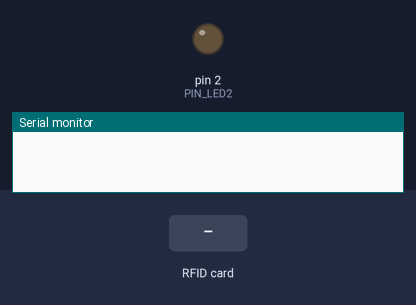
The sketch below on a simulated Arduino Uno, built with avr-gcc and run on an emulated ATmega328P. Shown: output pins drawn as LEDs (lit = HIGH), the last lines printed to the serial monitor. The test bench sets the inputs (shaded band). Pins used as bus, display or sensor lines are not drawn.

Above: at 1.2 s.
1.3 s: RFID card 5E 7A 19 C4 held to the reader
At 2.3 s:
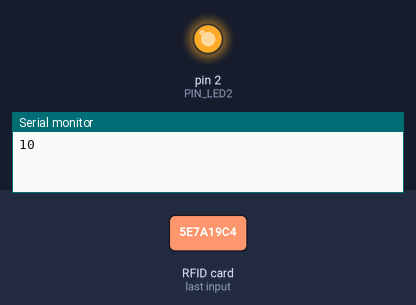
Timing chart, 0 to 4.3 s (numbered marks = the images above; inputs shaded):
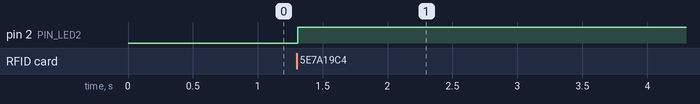

Measured:
- after the input at 1.3 s, pin 2 (PIN_LED2): LOW → HIGH at once

The sketch:

codecarte.ino
```cpp
// (licence header left out)
#include <SPI.h>
#include <MFRC522.h>

#define SS_PIN 10
#define RST_PIN 9
#define PIN_LED2 2 // Le numéro de la broche sur laquelle la lampe 1

MFRC522 rfid(SS_PIN, RST_PIN); // Instance of the class

MFRC522::MIFARE_Key key;

// Init array that will store new NUID
char data;
byte nuidPICC[4];
byte knownTac[4] = {229,52,195,35};
//!!!!!!!!!!!!!!!!!!!!!!!!!!!!!!!!!!!!!!!!!!!!!!!!!!!!!!!!!!!!!!!!!!!!!!!!!!!!!!!!!!!!!!!!!!!!!!!!!!!!!!!!!
boolean KNOW = true;               //!!!!!!!!!!!!!!!!!!!!!!!!!!!!!!!!!!!!!!!!!!!!!!!!!!!!!!!!!!!!!!!!!!!!!!!!!!!!!!!!!!!!!!!!!!!!!!!!!!!!!!!!!!!!

void setup() {
Serial.begin(9600);
  SPI.begin(); // Init SPI bus
  rfid.PCD_Init(); // Init MFRC522

  for (byte i = 0; i < 6; i++) {
    key.keyByte[i] = 0xFF;
  }

  //Serial.println(F("This code scan the MIFARE Classsic NUID."));
  //Serial.print(F("Using the following key:"));
  //printHex(key.keyByte, MFRC522::MF_KEY_SIZE);
    pinMode(PIN_LED2,OUTPUT);

}

void loop() {

  // Look for new cards
  if ( ! rfid.PICC_IsNewCardPresent())
    return;

  // Verify if the NUID has been readed
  if ( ! rfid.PICC_ReadCardSerial())
    return;

  //Serial.print(F("PICC type: "));
  MFRC522::PICC_Type piccType = rfid.PICC_GetType(rfid.uid.sak);
  //Serial.println(rfid.PICC_GetTypeName(piccType));

  // Check is the PICC of Classic MIFARE type
  if (piccType != MFRC522::PICC_TYPE_MIFARE_MINI &&
    piccType != MFRC522::PICC_TYPE_MIFARE_1K &&
    piccType != MFRC522::PICC_TYPE_MIFARE_4K) {
   // Serial.println(F("Your tag is not of type MIFARE Classic."));
    return;
  }

  if (rfid.uid.uidByte[0] != nuidPICC[0] ||
    rfid.uid.uidByte[1] != nuidPICC[1] ||
    rfid.uid.uidByte[2] != nuidPICC[2] ||
    rfid.uid.uidByte[3] != nuidPICC[3] ) {
   // Serial.println(F("A new card has been detected."));

    // Store NUID into nuidPICC array
    for (byte i = 0; i < 4; i++) {
      nuidPICC[i] = rfid.uid.uidByte[i];
    }

    //Serial.println(F("The NUID tag is:"));
    //Serial.print(F("In hex: "));
   // printHex(rfid.uid.uidByte, rfid.uid.size);
    //Serial.println();
    //Serial.print(F("In dec: "));
   // printDec(rfid.uid.uidByte, rfid.uid.size);
    //Serial.println();

for(int i = 0; i < 4; i++){                     //!!!!!!!!!!!!!!!!!!!!!!!!!!!!!!!!!!!!!!!!!!!!!!!!!!!!!!!!!!!!!!!!!!!!!!!!!!!!!!!!!!!!!!!
  if (knownTac[i] != nuidPICC[i]){
    KNOW = false;
    //Serial.println("Acces Accept ");
    if(i==3){Serial.write('1');
          digitalWrite(PIN_LED2,HIGH);
    delay(50);}
  }else{
  //Serial.println("welcome Mr aziz");
        if(i == 3) {Serial.write('1');
              digitalWrite(PIN_LED2,HIGH);
        delay(50);}

  KNOW = true;
  }
}

  }
  else //print(F("Card read previously."));
     {}
  // Halt PICC
  rfid.PICC_HaltA();

  // Stop encryption on PCD
  rfid.PCD_StopCrypto1();

  if(KNOW){                            // !!!!!!!!!!!!!!!!!!!!!!!!!!!!!!!!!!!!!!!!!!!!!!!!!!!!!!!!!!!!!!!!!!!!!!!!!!!!!!!!!!!!!!!!!!!!!!!!!!!!!!!
  }else{
    //Serial.print("Zied erjaa ghodwa ");
      Serial.write('0');
      delay(50);
  }
}


/**
 * Helper routine to dump a byte array as hex values to Serial.
 */
void printHex(byte *buffer, byte bufferSize) {
  for (byte i = 0; i < bufferSize; i++) {
    //Serial.print(buffer[i] < 0x10 ? " 0" : " ");
    //Serial.print(buffer[i], HEX);
  }
}


/**
 * Helper routine to dump a byte array as dec values to Serial.
 */
void printDec(byte *buffer, byte bufferSize) {
  for (byte i = 0; i < bufferSize; i++) {
    //Serial.print(buffer[i] < 0x10 ? " 0" : " ");
    //Serial.print(buffer[i], DEC);
  }
}
```
